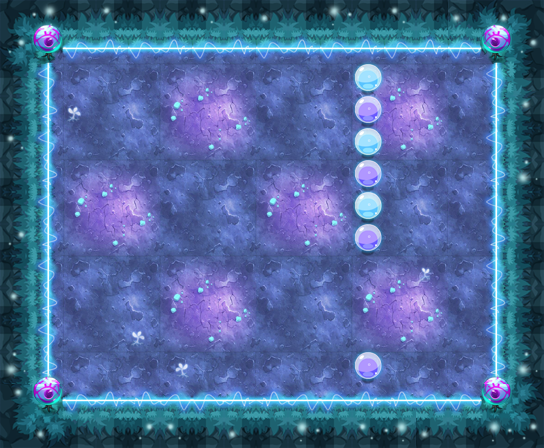

The image is a tile-based game level rendered from a .tmx file. Its description and source (layers, tilesets, objects; grid data summarised) follow:
An orthogonal 17x14 tile map with 32x32 px tiles, 14 tile layers (PASS, 块层 2, 块层 15, 块层 13, ...) and 24 objects (20x TRAP, 3x wljc1, PLAYER).

<map version="1.0" orientation="orthogonal" width="17" height="14" tilewidth="32" tileheight="32">
 <properties>
  <property name="DESTRY1" value="27" />
  <property name="DESTRY2" value="39" />
  <property name="DESTRY_COUNT" value="2" />
  <property name="EXP" value="1445" />
  <property name="ITEM" value="D058" />
  <property name="LOSE_SCRIPT" value="" />
  <property name="MONEY" value="2168" />
  <property name="START_SCRIPT" value="lv170" />
  <property name="WIN_SCRIPT" value="" />
 </properties>
 <tileset firstgid="1" name="ysmg" tilewidth="32" tileheight="32">
  <image source="ysmg.png" width="480" height="535" />
 </tileset>
 <layer name="PASS" width="17" height="14">
  <data>[238 cells, 115 non-empty, 9 distinct tile ids]</data>
 </layer>
 <layer name="块层 2" width="17" height="14">
  <data>[238 cells, 238 non-empty, 26 distinct tile ids]</data>
 </layer>
 <layer name="块层 15" width="17" height="14">
  <data>[238 cells, 37 non-empty, 6 distinct tile ids]</data>
 </layer>
 <layer name="块层 13" width="17" height="14">
  <data>[238 cells, 52 non-empty, 6 distinct tile ids]</data>
 </layer>
 <layer name="块层 3" width="17" height="14">
  <data>[238 cells, 4 non-empty, 1 distinct tile ids]</data>
 </layer>
 <layer name="块层 6" width="17" height="14">
  <data>[238 cells, 7 non-empty, 2 distinct tile ids]</data>
 </layer>
 <layer name="SHELTER 11" width="17" height="14">
  <data>[238 cells, 2 non-empty, 1 distinct tile ids]</data>
 </layer>
 <layer name="SHELTER 10" width="17" height="14">
  <data>[238 cells, 1 non-empty, 1 distinct tile ids]</data>
 </layer>
 <layer name="SHELTER 6" width="17" height="14">
  <data>[238 cells, 1 non-empty, 1 distinct tile ids]</data>
 </layer>
 <layer name="SHELTER 5" width="17" height="14">
  <data>[238 cells, 1 non-empty, 1 distinct tile ids]</data>
 </layer>
 <layer name="SHELTER 4" width="17" height="14">
  <data>[238 cells, 1 non-empty, 1 distinct tile ids]</data>
 </layer>
 <layer name="SHELTER 3" width="17" height="14">
  <data>[238 cells, 1 non-empty, 1 distinct tile ids]</data>
 </layer>
 <layer name="SHELTER 2" width="17" height="14">
  <data>[238 cells, 1 non-empty, 1 distinct tile ids]</data>
 </layer>
 <layer name="SHELTER 1" width="17" height="14">
  <data>[238 cells, 1 non-empty, 1 distinct tile ids]</data>
 </layer>
 <objectgroup name="对象层 1" width="17" height="14">
  <object name="PLAYER" type="PLAYER" x="64" y="64" width="32" height="32" />
  <object name="wljc1" x="256" y="288" width="32" height="32">
   <properties>
    <property name="lua_ai" value="monster_wljc_ai" />
    <property name="quality" value="wljc1.quality" />
   </properties>
  </object>
  <object name="bh1" type="TRAP" x="288" y="128" width="32" height="32">
   <properties>
    <property name="trap_ani" value="black_hole.actor" />
    <property name="trap_floor" value="true" />
    <property name="trap_id" value="2" />
    <property name="trap_sh" value="0.1" />
    <property name="trap_sw" value="0.1" />
   </properties>
  </object>
  <object name="xy1" type="TRAP" x="288" y="128" width="32" height="32">
   <properties>
    <property name="lua_ai" value="trap_mire_ai" />
    <property name="trap_sh" value="0.1" />
    <property name="trap_sw" value="0.1" />
   </properties>
  </object>
  <object name="bh1" type="TRAP" x="128" y="288" width="32" height="32">
   <properties>
    <property name="trap_ani" value="black_hole.actor" />
    <property name="trap_floor" value="true" />
    <property name="trap_id" value="2" />
    <property name="trap_sh" value="0.1" />
    <property name="trap_sw" value="0.1" />
   </properties>
  </object>
  <object name="xy1" type="TRAP" x="128" y="288" width="32" height="32">
   <properties>
    <property name="lua_ai" value="trap_mire_ai" />
    <property name="trap_sh" value="0.1" />
    <property name="trap_sw" value="0.1" />
   </properties>
  </object>
  <object name="bh1" type="TRAP" x="352" y="288" width="32" height="32">
   <properties>
    <property name="trap_ani" value="black_hole.actor" />
    <property name="trap_floor" value="true" />
    <property name="trap_id" value="2" />
    <property name="trap_sh" value="0.1" />
    <property name="trap_sw" value="0.1" />
   </properties>
  </object>
  <object name="xy1" type="TRAP" x="352" y="288" width="32" height="32">
   <properties>
    <property name="lua_ai" value="trap_mire_ai" />
    <property name="trap_sh" value="0.1" />
    <property name="trap_sw" value="0.1" />
   </properties>
  </object>
  <object name="pg1" type="TRAP" x="288" y="64" width="32" height="32">
   <properties>
    <property name="trap_ani" value="poison_ground.actor" />
    <property name="trap_floor" value="true" />
    <property name="trap_script" value="target(&quot;PLAYER&quot;):onDamage(target(&quot;PLAYER&quot;):getHP()*0.1,&quot;TRAP&quot;);" />
    <property name="trap_start_mode" value="0" />
   </properties>
  </object>
  <object name="pg1" type="TRAP" x="160" y="192" width="32" height="32">
   <properties>
    <property name="trap_ani" value="poison_ground.actor" />
    <property name="trap_floor" value="true" />
    <property name="trap_script" value="target(&quot;PLAYER&quot;):onDamage(target(&quot;PLAYER&quot;):getHP()*0.1,&quot;TRAP&quot;);" />
    <property name="trap_start_mode" value="0" />
   </properties>
  </object>
  </objectgroup>
</map>
<!-- 14 of 24 objects omitted -->
